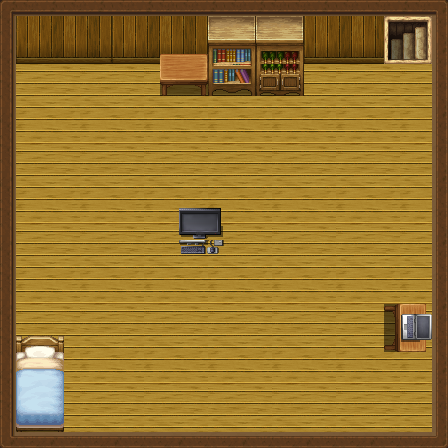

Below is a game level as drawn by its tile map, then a one-line description and the .tmx that defines it (tile-layer data replaced by summaries):
An orthogonal 28x28 tile map with 16x16 px tiles, 3 tile layers (Below Player, Collision Layer, Above Player), 4 tilesets.

<map version="1.0" tiledversion="1.1.3" orientation="orthogonal" renderorder="right-down" width="28" height="28" tilewidth="16" tileheight="16" infinite="0" nextobjectid="1">
 <tileset firstgid="1" name="Inside_A4" tilewidth="16" tileheight="16" tilecount="2160" columns="48">
  <image source="../tilesets/Inside_A4.png" width="768" height="720" />
 </tileset>
 <tileset firstgid="2161" name="Inside_B" tilewidth="16" tileheight="16" tilecount="2304" columns="48">
  <image source="../tilesets/Inside_B.png" width="768" height="768" />
 </tileset>
 <tileset firstgid="4465" name="SF_Inside_B" tilewidth="16" tileheight="16" tilecount="2304" columns="48">
  <image source="../tilesets/SF_Inside_B.png" width="768" height="768" />
 </tileset>
 <tileset firstgid="6769" name="mack_char01" tilewidth="16" tileheight="16" tilecount="576" columns="24">
  <image source="../tilesets/mack_char01.png" trans="78c380" width="384" height="384" />
 </tileset>
 <layer name="Below Player" width="28" height="28">
  <data>[784 cells, 759 non-empty, 57 distinct tile ids]</data>
 </layer>
 <layer name="Collision Layer" width="28" height="28">
  <data>[784 cells, 192 non-empty, 95 distinct tile ids]</data>
 </layer>
 <layer name="Above Player" width="28" height="28">
  <data>[784 cells, 6 non-empty, 6 distinct tile ids]</data>
 </layer>
</map>
